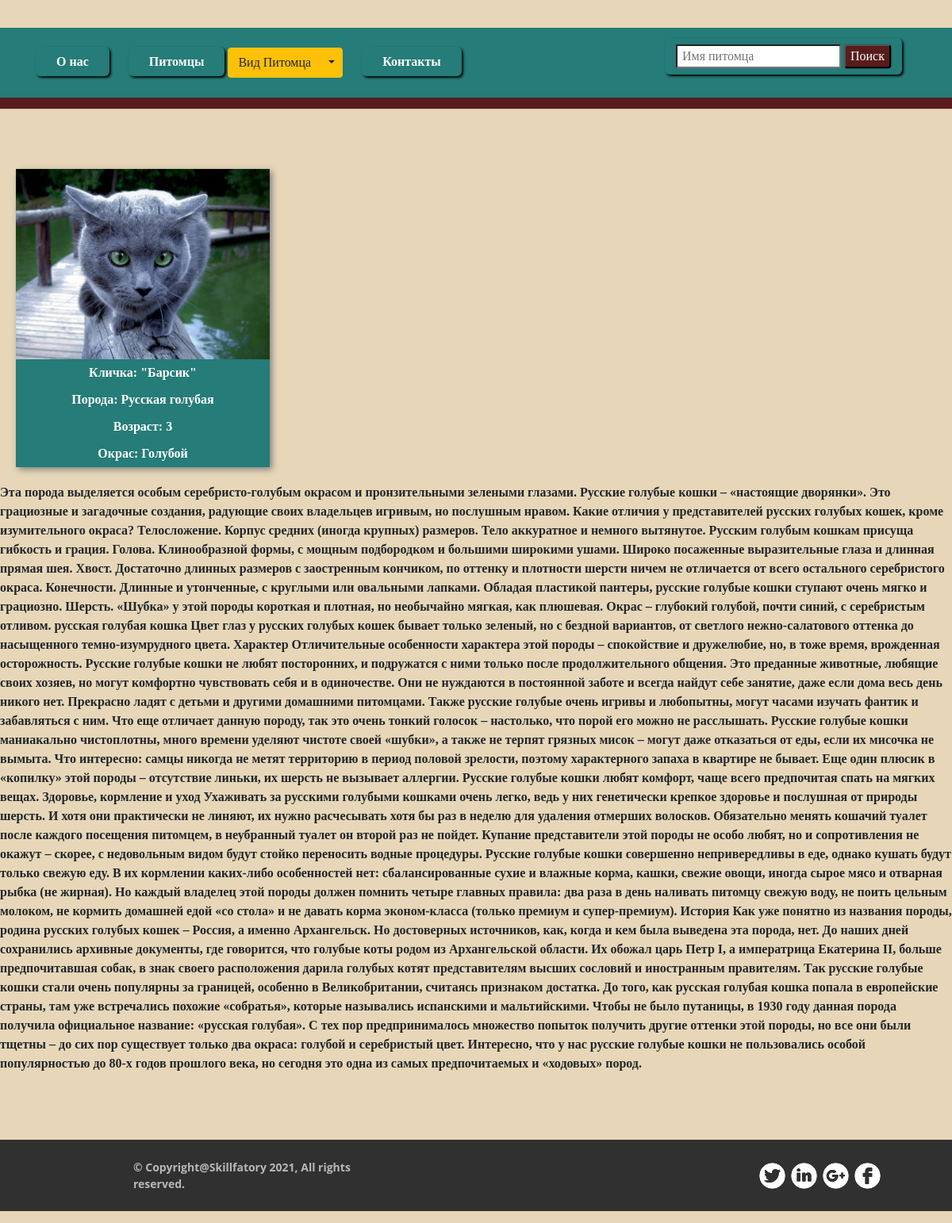
The app's page /pets/f87fb727-12ee-4b91-9938-d1d8d94df8b3 with its own data.
### pets/models.py (models this page shows, shortened)
class Pet(models.Model):
    id = models.UUIDField(primary_key=True, default=uuid.uuid4, verbose_name="Регистрационный номер")
    name = models.CharField(max_length=50, verbose_name='Кличка')
    age = models.SmallIntegerField(null=True, verbose_name='Возраст')
    type_of_animal = models.CharField(max_length=12, null=True, choices=Type.TYPE_ANIMALS, verbose_name='Вид животного')
    breed = models.ForeignKey(Breed, on_delete=models.SET_NULL, null=True, verbose_name='Порода')
    color = models.CharField(max_length=12, null=True, choices=Color.COLORS, verbose_name='Окрас')
    data = models.DateField(auto_now_add=True, null=True, verbose_name='Дата поступления')
    description = models.TextField(null=True, verbose_name='Описание')
    foto = models.ImageField(upload_to='foto_pet', blank=True, verbose_name='Фото')
    class Meta:
        verbose_name_plural = 'Питомцы'
        verbose_name = 'питомец'
        ordering = [ 'name' ]

class Breed(models.Model):
    title = models.CharField(max_length=50, verbose_name='Порода')
    class Meta:
        verbose_name_plural = 'Породы'
        verbose_name = 'порода'
    def __str__(self):
        return self.title

### pets/views.py (the view)
# urls.py: path('pets/<str:pk>', PetView.as_view()),
class PetView(DetailView):
    model = Pet

### pets/templates/pets/pet_detail.html
{% extends "layout/basic.html" %}
{% block content %}
<div class="pet">
    <img class="foto" src="{{ pet.foto.url }}" alt="">
    <p class="name">Кличка: "{{ pet.name }}"</p>
    <p class="name">Порода: {{ pet.breed }}</p>
    <p class="name">Возраст: {{ pet.age }}</p>
    <p class="name">Окрас: {{ pet.color }}</p>
</div>
    <p>{{ pet.description }}</p>
{% endblock %}

### pets/static/CSS/style.css (style rules this page uses)
.pet { display: flex; max-width: 320px; flex-direction: column; align-items: center; margin: 20px 20px; background-color: rgb(37, 124, 120); box-shadow: 3px 3px 8px gray; }
.foto { width: 320px; height: 240px; }
.name { margin: 5px; color: white; }

### records on screen
Pet: foto (picture), name "Барсик", breed "Русская голубая", age "3", color "Голубой", description "Эта порода выделяется особым серебристо-голубым окрасом и пронзительными зелеными глазами. Русские голубые кошки – «настоящие дворянки». Это грациозные и загадочные создания, радующие своих владельцев игривым, но послушным нравом. Какие отличия у представителей русских голубых кошек, кроме изумительного окраса? Телосложение. Корпус средних (иногда крупных) размеров. Тело аккуратное и немного вытянутое. Русским голубым кошкам присуща гибкость и грация. Голова. Клинообразной формы, с мощным подбородком и большими широкими ушами. Широко посаженные выразительные глаза и длинная прямая шея. Хвост. Достаточно длинных размеров с заостренным кончиком, по оттенку и плотности шерсти ничем не…"
